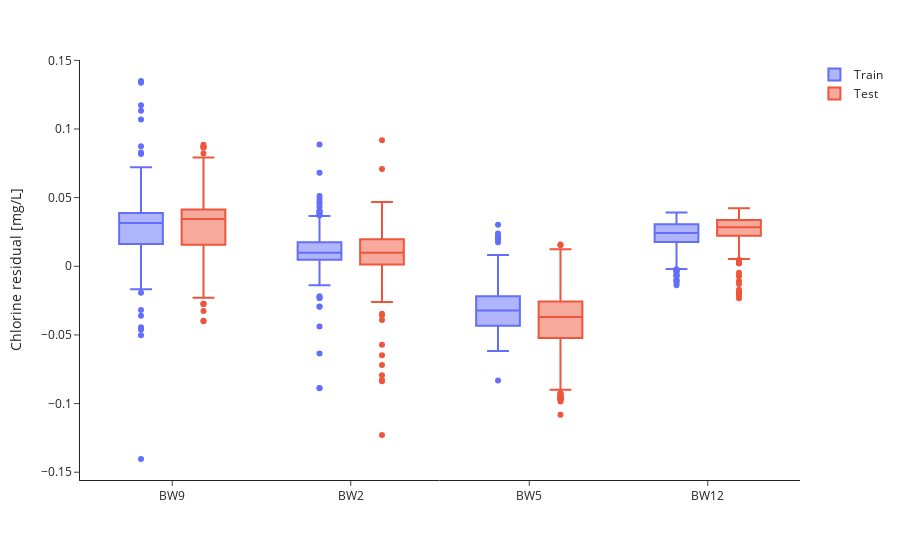

Notebook cell for this chart:
### Markdown cell above
Residual boxplots.

### Code cell
bwfl_ids = [bwfl_id for bwfl_id in cl_df['bwfl_id'].unique() if bwfl_id not in ['BW1', 'BW4']]

residuals_df = pd.DataFrame(columns=['bwfl_id', 'Residuals', 'Dataset'])
for bwfl_id in bwfl_ids:
    data = cl_df[cl_df['bwfl_id'] == bwfl_id]
    sim = cl_sim_sensor[bwfl_id].values
    train_residuals = sim[96:n_train] - data['mean'].values[96:n_train]
    test_residuals = sim[n_train:] - data['mean'].values[n_train:]
    
    residuals_df = pd.concat([
        residuals_df,
        pd.DataFrame({'bwfl_id': bwfl_id, 'Residuals': train_residuals, 'Dataset': 'Train'}),
        pd.DataFrame({'bwfl_id': bwfl_id, 'Residuals': test_residuals, 'Dataset': 'Test'})
    ], ignore_index=True)

fig = px.box(residuals_df, x='bwfl_id', y='Residuals', color='Dataset',
             labels={'bwfl_id': 'BWFL ID', 'Residuals': 'Residuals'},
             points='outliers')

fig.update_layout(
    height=450,
    xaxis_title='',
    yaxis_title='Chlorine residual [mg/L]',
    template='simple_white',
    legend_title_text='',
)
fig.show()

### Figure 1 — Plotly figure (JSON) as saved in the notebook; plotly's stock layout.template omitted (floating-point values rounded to 4 significant figures; data arrays with more than 128 entries replaced by an {"elided": "..."} marker saying what was removed)
{"data": [{"alignmentgroup": "True", "boxpoints": "outliers", "hovertemplate": "Dataset=Train<br>BWFL ID=%{x}<br>Residuals=%{y}<extra></extra>", "legendgroup": "Train", "marker": {"color": "#636efa"}, "name": "Train", "notched": false, "offsetgroup": "Train", "orientation": "v", "showlegend": true, "type": "box", "x": {"elided": "768 str values"}, "x0": " ", "xaxis": "x", "y": {"elided": "768 float values"}, "y0": " ", "yaxis": "y"}, {"alignmentgroup": "True", "boxpoints": "outliers", "hovertemplate": "Dataset=Test<br>BWFL ID=%{x}<br>Residuals=%{y}<extra></extra>", "legendgroup": "Test", "marker": {"color": "#EF553B"}, "name": "Test", "notched": false, "offsetgroup": "Test", "orientation": "v", "showlegend": true, "type": "box", "x": {"elided": "1536 str values"}, "x0": " ", "xaxis": "x", "y": {"elided": "1536 float values"}, "y0": " ", "yaxis": "y"}], "layout": {"autosize": true, "boxmode": "group", "legend": {"title": {"text": ""}, "tracegroupgap": 0}, "margin": {"t": 60}, "xaxis": {"anchor": "y", "autorange": true, "domain": [0, 1], "range": [-0.5094, 3.509], "title": {"text": ""}, "type": "category"}, "yaxis": {"anchor": "x", "autorange": true, "domain": [0, 1], "range": [-0.1557, 0.1503], "title": {"text": "Chlorine residual [mg/L]"}, "type": "linear"}}}
